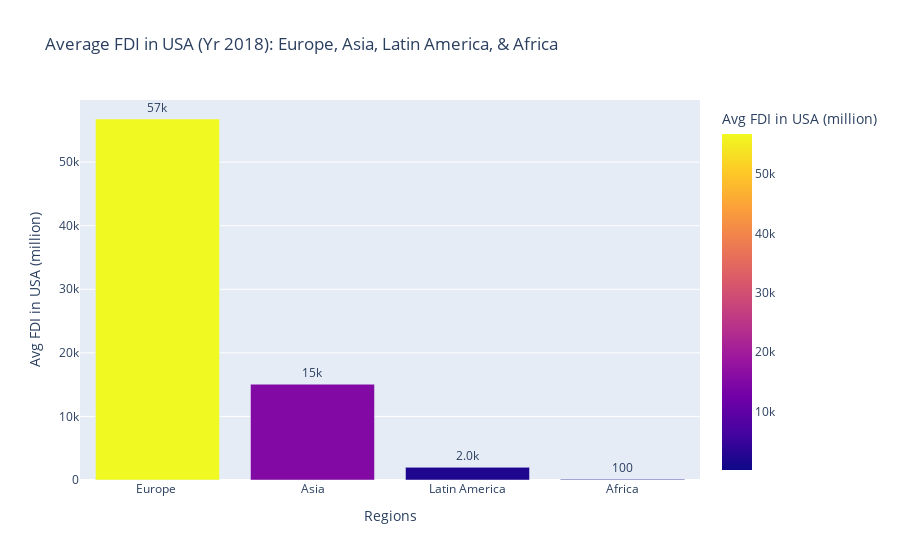

The cell this chart's notebook holds for it:
### Code cell
# Creating bar plot for "Average FDI in USA (Yr 2018): By Regions"
fig_bar_fdi_region = px.bar(
    stat_region_mean,
    y="Avg FDI in USA (million)",
    x="Regions",
    text="Avg FDI in USA (million)",
    color="Avg FDI in USA (million)",
    height=600,
    title="Average FDI in USA (Yr 2018): Europe, Asia, Latin America, & Africa",
)
fig_bar_fdi_region.update_traces(texttemplate="%{text:.2s}", textposition="outside")
fig_bar_fdi_region.update_layout(uniformtext_minsize=8, uniformtext_mode="hide")
fig_bar_fdi_region.write_image("Images/Mean_FDI_USA_region.png")
fig_bar_fdi_region.show()

### Figure 1 — Plotly figure (JSON) as saved in the notebook; plotly's stock layout.template omitted (floating-point values rounded to 4 significant figures)
{"data": [{"alignmentgroup": "True", "hovertemplate": "Regions=%{x}<br>Avg FDI in USA (million)=%{marker.color}<extra></extra>", "legendgroup": "", "marker": {"color": [56780.0, 15070.0, 1996.0, 101.3], "coloraxis": "coloraxis"}, "name": "", "offsetgroup": "", "orientation": "v", "showlegend": false, "text": [56780.0, 15070.0, 1996.0, 101.3], "textposition": "outside", "texttemplate": "%{text:.2s}", "type": "bar", "x": ["Europe ", "Asia", "Latin America", "Africa"], "xaxis": "x", "y": [56780.0, 15070.0, 1996.0, 101.3], "yaxis": "y"}], "layout": {"autosize": true, "barmode": "relative", "coloraxis": {"colorbar": {"title": {"text": "Avg FDI in USA (million)"}}, "colorscale": [[0, "#0d0887"], [0.1111, "#46039f"], [0.2222, "#7201a8"], [0.3333, "#9c179e"], [0.4444, "#bd3786"], [0.5556, "#d8576b"], [0.6667, "#ed7953"], [0.7778, "#fb9f3a"], [0.8889, "#fdca26"], [1, "#f0f921"]]}, "legend": {"tracegroupgap": 0}, "title": {"text": "Average FDI in USA (Yr 2018): Europe, Asia, Latin America, & Africa"}, "uniformtext": {"minsize": 8, "mode": "hide"}, "xaxis": {"anchor": "y", "autorange": true, "domain": [0, 1], "range": [-0.5, 3.5], "title": {"text": "Regions"}, "type": "category"}, "yaxis": {"anchor": "x", "autorange": true, "domain": [0, 1], "range": [0, 59770.0], "title": {"text": "Avg FDI in USA (million)"}, "type": "linear"}}}
